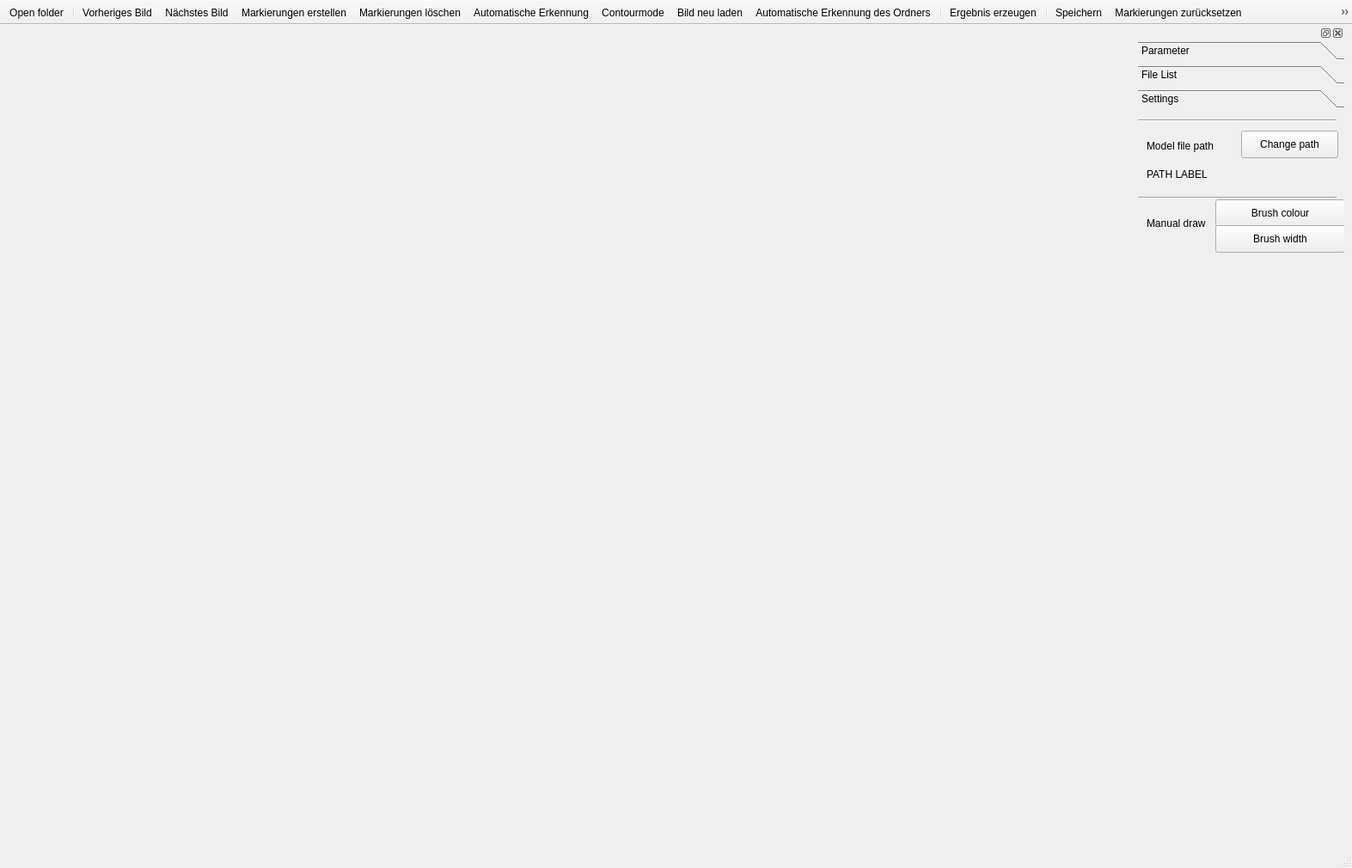
<?xml version="1.0" encoding="UTF-8"?>
<ui version="4.0">
 <class>MainWindow</class>
 <widget class="QMainWindow" name="MainWindow">
  <property name="geometry">
   <rect>
    <x>0</x>
    <y>0</y>
    <width>1573</width>
    <height>1010</height>
   </rect>
  </property>
  <property name="windowTitle">
   <string>ADPKD Support Tool</string>
  </property>
  <property name="windowIcon">
   <iconset>
    <normaloff>icon.png</normaloff>icon.png</iconset>
  </property>
  <property name="autoFillBackground">
   <bool>false</bool>
  </property>
  <property name="toolButtonStyle">
   <enum>Qt::ToolButtonFollowStyle</enum>
  </property>
  <property name="documentMode">
   <bool>false</bool>
  </property>
  <property name="tabShape">
   <enum>QTabWidget::Rounded</enum>
  </property>
  <property name="dockNestingEnabled">
   <bool>false</bool>
  </property>
  <property name="dockOptions">
   <set>QMainWindow::AnimatedDocks</set>
  </property>
  <property name="unifiedTitleAndToolBarOnMac">
   <bool>false</bool>
  </property>
  <widget class="QWidget" name="centralwidget">
   <property name="maximumSize">
    <size>
     <width>1300</width>
     <height>917</height>
    </size>
   </property>
  </widget>
  <widget class="QStatusBar" name="statusbar"/>
  <widget class="QToolBar" name="toolBar">
   <property name="windowTitle">
    <string>toolBar</string>
   </property>
   <property name="movable">
    <bool>false</bool>
   </property>
   <property name="iconSize">
    <size>
     <width>40</width>
     <height>30</height>
    </size>
   </property>
   <attribute name="toolBarArea">
    <enum>TopToolBarArea</enum>
   </attribute>
   <attribute name="toolBarBreak">
    <bool>false</bool>
   </attribute>
   <addaction name="actionOpenDirDialog"/>
   <addaction name="separator"/>
   <addaction name="actionOpenPrevImg"/>
   <addaction name="actionOpenNextImg"/>
   <addaction name="actionCreateMode"/>
   <addaction name="actionDeleteSelectedShape"/>
   <addaction name="actionCellDetection"/>
   <addaction name="actionContourmode"/>
   <addaction name="actionReload_Img"/>
   <addaction name="actionCellDetectionDir"/>
   <addaction name="separator"/>
   <addaction name="actionGenOutput"/>
   <addaction name="separator"/>
   <addaction name="actionSave"/>
   <addaction name="actionResetImg"/>
   <addaction name="actionResetAll"/>
  </widget>
  <widget class="QDockWidget" name="dockWidget_2">
   <property name="sizePolicy">
    <sizepolicy hsizetype="Preferred" vsizetype="Maximum">
     <horstretch>0</horstretch>
     <verstretch>0</verstretch>
    </sizepolicy>
   </property>
   <property name="minimumSize">
    <size>
     <width>240</width>
     <height>38</height>
    </size>
   </property>
   <property name="maximumSize">
    <size>
     <width>240</width>
     <height>1600</height>
    </size>
   </property>
   <property name="allowedAreas">
    <set>Qt::RightDockWidgetArea</set>
   </property>
   <attribute name="dockWidgetArea">
    <number>2</number>
   </attribute>
   <widget class="QWidget" name="dockWidgetContents_3">
    <widget class="QToolBox" name="toolBox">
     <property name="geometry">
      <rect>
       <x>0</x>
       <y>0</y>
       <width>251</width>
       <height>341</height>
      </rect>
     </property>
     <property name="currentIndex">
      <number>2</number>
     </property>
     <widget class="QWidget" name="page1">
      <property name="geometry">
       <rect>
        <x>0</x>
        <y>0</y>
        <width>251</width>
        <height>239</height>
       </rect>
      </property>
      <attribute name="label">
       <string>Parameter</string>
      </attribute>
      <widget class="Line" name="line_4">
       <property name="geometry">
        <rect>
         <x>-3</x>
         <y>0</y>
         <width>231</width>
         <height>20</height>
        </rect>
       </property>
       <property name="orientation">
        <enum>Qt::Horizontal</enum>
       </property>
      </widget>
      <widget class="Line" name="line_5">
       <property name="geometry">
        <rect>
         <x>0</x>
         <y>90</y>
         <width>231</width>
         <height>20</height>
        </rect>
       </property>
       <property name="orientation">
        <enum>Qt::Horizontal</enum>
       </property>
      </widget>
      <widget class="QWidget" name="horizontalLayoutWidget">
       <property name="geometry">
        <rect>
         <x>10</x>
         <y>110</y>
         <width>221</width>
         <height>41</height>
        </rect>
       </property>
       <layout class="QHBoxLayout" name="horizontalLayout">
        <item>
         <widget class="QLabel" name="label_2">
          <property name="text">
           <string>µm scaling</string>
          </property>
         </widget>
        </item>
        <item>
         <widget class="QLineEdit" name="scalingInput">
          <property name="maxLength">
           <number>10</number>
          </property>
          <property name="clearButtonEnabled">
           <bool>true</bool>
          </property>
         </widget>
        </item>
       </layout>
      </widget>
      <widget class="QWidget" name="verticalLayoutWidget">
       <property name="geometry">
        <rect>
         <x>10</x>
         <y>20</y>
         <width>221</width>
         <height>76</height>
        </rect>
       </property>
       <layout class="QVBoxLayout" name="verticalLayout">
        <item>
         <widget class="QLabel" name="label">
          <property name="text">
           <string>Resolution of contour points</string>
          </property>
         </widget>
        </item>
        <item>
         <layout class="QHBoxLayout" name="horizontalLayout_2">
          <item>
           <widget class="QSlider" name="resolution_slider">
            <property name="minimum">
             <number>1</number>
            </property>
            <property name="maximum">
             <number>5</number>
            </property>
            <property name="orientation">
             <enum>Qt::Horizontal</enum>
            </property>
           </widget>
          </item>
          <item>
           <widget class="QLabel" name="slider_value">
            <property name="text">
             <string>1</string>
            </property>
           </widget>
          </item>
         </layout>
        </item>
       </layout>
      </widget>
     </widget>
     <widget class="QWidget" name="page_2">
      <property name="geometry">
       <rect>
        <x>0</x>
        <y>0</y>
        <width>251</width>
        <height>239</height>
       </rect>
      </property>
      <attribute name="label">
       <string>File List</string>
      </attribute>
      <widget class="QListWidget" name="listWidget">
       <property name="geometry">
        <rect>
         <x>0</x>
         <y>20</y>
         <width>231</width>
         <height>221</height>
        </rect>
       </property>
       <property name="movement">
        <enum>QListView::Free</enum>
       </property>
       <property name="isWrapping" stdset="0">
        <bool>false</bool>
       </property>
      </widget>
      <widget class="Line" name="line_3">
       <property name="geometry">
        <rect>
         <x>-3</x>
         <y>0</y>
         <width>231</width>
         <height>20</height>
        </rect>
       </property>
       <property name="orientation">
        <enum>Qt::Horizontal</enum>
       </property>
      </widget>
     </widget>
     <widget class="QWidget" name="page_3">
      <property name="geometry">
       <rect>
        <x>0</x>
        <y>0</y>
        <width>251</width>
        <height>239</height>
       </rect>
      </property>
      <attribute name="label">
       <string>Settings</string>
      </attribute>
      <widget class="QLabel" name="label_3">
       <property name="geometry">
        <rect>
         <x>10</x>
         <y>30</y>
         <width>101</width>
         <height>16</height>
        </rect>
       </property>
       <property name="text">
        <string>Model file path</string>
       </property>
      </widget>
      <widget class="QLabel" name="nn_path_label">
       <property name="geometry">
        <rect>
         <x>10</x>
         <y>50</y>
         <width>241</width>
         <height>41</height>
        </rect>
       </property>
       <property name="text">
        <string>PATH LABEL</string>
       </property>
       <property name="wordWrap">
        <bool>true</bool>
       </property>
      </widget>
      <widget class="QPushButton" name="actionNN_Verzeichnis_2">
       <property name="geometry">
        <rect>
         <x>120</x>
         <y>20</y>
         <width>113</width>
         <height>32</height>
        </rect>
       </property>
       <property name="text">
        <string>Change path</string>
       </property>
      </widget>
      <widget class="QPushButton" name="actionChangePenColor">
       <property name="geometry">
        <rect>
         <x>90</x>
         <y>100</y>
         <width>151</width>
         <height>32</height>
        </rect>
       </property>
       <property name="text">
        <string>Brush colour</string>
       </property>
      </widget>
      <widget class="QPushButton" name="actionChangePenWidth">
       <property name="geometry">
        <rect>
         <x>90</x>
         <y>130</y>
         <width>151</width>
         <height>32</height>
        </rect>
       </property>
       <property name="text">
        <string>Brush width</string>
       </property>
      </widget>
      <widget class="QLabel" name="label_4">
       <property name="geometry">
        <rect>
         <x>10</x>
         <y>120</y>
         <width>81</width>
         <height>16</height>
        </rect>
       </property>
       <property name="text">
        <string>Manual draw</string>
       </property>
      </widget>
      <widget class="Line" name="line">
       <property name="geometry">
        <rect>
         <x>0</x>
         <y>0</y>
         <width>231</width>
         <height>16</height>
        </rect>
       </property>
       <property name="orientation">
        <enum>Qt::Horizontal</enum>
       </property>
      </widget>
      <widget class="Line" name="line_2">
       <property name="geometry">
        <rect>
         <x>0</x>
         <y>90</y>
         <width>231</width>
         <height>16</height>
        </rect>
       </property>
       <property name="orientation">
        <enum>Qt::Horizontal</enum>
       </property>
      </widget>
     </widget>
    </widget>
   </widget>
  </widget>
  <widget class="QMenuBar" name="menubar">
   <property name="geometry">
    <rect>
     <x>0</x>
     <y>0</y>
     <width>1573</width>
     <height>22</height>
    </rect>
   </property>
  </widget>
  <action name="actionOpenDirDialog">
   <property name="icon">
    <iconset>
     <normaloff>icons/folder-open.svg</normaloff>icons/folder-open.svg</iconset>
   </property>
   <property name="text">
    <string>Open folder</string>
   </property>
   <property name="toolTip">
    <string>Open folder</string>
   </property>
   <property name="shortcut">
    <string>Ctrl+O</string>
   </property>
  </action>
  <action name="actionOpenNextImg">
   <property name="icon">
    <iconset>
     <normaloff>icons/arrow-forward-circle-outline.svg</normaloff>icons/arrow-forward-circle-outline.svg</iconset>
   </property>
   <property name="text">
    <string>Nächstes Bild</string>
   </property>
   <property name="toolTip">
    <string>Next Image</string>
   </property>
   <property name="shortcut">
    <string>D</string>
   </property>
  </action>
  <action name="actionOpenPrevImg">
   <property name="icon">
    <iconset>
     <normaloff>icons/arrow-back-circle-outline.svg</normaloff>icons/arrow-back-circle-outline.svg</iconset>
   </property>
   <property name="text">
    <string>Vorheriges Bild</string>
   </property>
   <property name="iconText">
    <string>Vorheriges Bild</string>
   </property>
   <property name="toolTip">
    <string>Previous Image</string>
   </property>
   <property name="shortcut">
    <string>A</string>
   </property>
  </action>
  <action name="actionCreateMode">
   <property name="icon">
    <iconset>
     <normaloff>icons/crop-sharp.svg</normaloff>icons/crop-sharp.svg</iconset>
   </property>
   <property name="text">
    <string>Markierungen erstellen</string>
   </property>
   <property name="toolTip">
    <string>Create BoundingBox</string>
   </property>
   <property name="shortcut">
    <string>W</string>
   </property>
  </action>
  <action name="actionCellDetectionDir">
   <property name="icon">
    <iconset>
     <normaloff>icons/images.svg</normaloff>icons/images.svg</iconset>
   </property>
   <property name="text">
    <string>Automatische Erkennung des Ordners</string>
   </property>
   <property name="toolTip">
    <string>Automatic Detection of folder</string>
   </property>
  </action>
  <action name="actionCellDetection">
   <property name="icon">
    <iconset>
     <normaloff>icons/image.svg</normaloff>icons/image.svg</iconset>
   </property>
   <property name="text">
    <string>Automatische Erkennung</string>
   </property>
   <property name="toolTip">
    <string>Automatic detection of a single image</string>
   </property>
  </action>
  <action name="actionSave">
   <property name="icon">
    <iconset>
     <normaloff>icons/save-sharp.svg</normaloff>icons/save-sharp.svg</iconset>
   </property>
   <property name="text">
    <string>Speichern</string>
   </property>
   <property name="toolTip">
    <string>Save</string>
   </property>
   <property name="shortcut">
    <string>Ctrl+S</string>
   </property>
  </action>
  <action name="actionReload_Img">
   <property name="icon">
    <iconset>
     <normaloff>icons/reload-outline.svg</normaloff>icons/reload-outline.svg</iconset>
   </property>
   <property name="text">
    <string>Bild neu laden</string>
   </property>
   <property name="toolTip">
    <string>Reload current image</string>
   </property>
   <property name="shortcut">
    <string>Ctrl+R</string>
   </property>
  </action>
  <action name="actionSetEditMode">
   <property name="icon">
    <iconset>
     <normaloff>icons/edit.png</normaloff>icons/edit.png</iconset>
   </property>
   <property name="text">
    <string>Markierungen bearbeiten</string>
   </property>
   <property name="toolTip">
    <string>Edit BoundingBox </string>
   </property>
   <property name="shortcut">
    <string>Ctrl+J</string>
   </property>
  </action>
  <action name="actionDeleteSelectedShape">
   <property name="icon">
    <iconset>
     <normaloff>icons/cut.svg</normaloff>icons/cut.svg</iconset>
   </property>
   <property name="text">
    <string>Markierungen löschen</string>
   </property>
   <property name="toolTip">
    <string>Delete BoundingBox</string>
   </property>
   <property name="shortcut">
    <string>Del</string>
   </property>
  </action>
  <action name="actionGenOutput">
   <property name="icon">
    <iconset>
     <normaloff>icons/bar-chart-sharp.svg</normaloff>icons/bar-chart-sharp.svg</iconset>
   </property>
   <property name="text">
    <string>Ergebnis erzeugen</string>
   </property>
   <property name="toolTip">
    <string>Generate result</string>
   </property>
  </action>
  <action name="actionResetImg">
   <property name="icon">
    <iconset>
     <normaloff>icons/trash-bin.svg</normaloff>icons/trash-bin.svg</iconset>
   </property>
   <property name="text">
    <string>Markierungen zurücksetzen</string>
   </property>
   <property name="toolTip">
    <string>Reset annotations</string>
   </property>
   <property name="shortcut">
    <string>Ctrl+Shift+R</string>
   </property>
  </action>
  <action name="actionResetAll">
   <property name="icon">
    <iconset>
     <normaloff>icons/resetall.png</normaloff>icons/resetall.png</iconset>
   </property>
   <property name="text">
    <string>Zurücksetzen aller Einstellungen &amp; Neu starten</string>
   </property>
   <property name="toolTip">
    <string>Reset settings &amp; restart</string>
   </property>
  </action>
  <action name="actionZoomIn">
   <property name="icon">
    <iconset>
     <normaloff>icons/zoom-in.png</normaloff>icons/zoom-in.png</iconset>
   </property>
   <property name="text">
    <string>Zoom In</string>
   </property>
   <property name="toolTip">
    <string>Zoom In</string>
   </property>
   <property name="shortcut">
    <string>Ctrl++</string>
   </property>
  </action>
  <action name="actionZoomOut">
   <property name="icon">
    <iconset>
     <normaloff>icons/zoom-out.png</normaloff>icons/zoom-out.png</iconset>
   </property>
   <property name="text">
    <string>Zoom out</string>
   </property>
   <property name="toolTip">
    <string>Zoom out</string>
   </property>
   <property name="shortcut">
    <string>Ctrl+-</string>
   </property>
  </action>
  <action name="actionOriginalSize">
   <property name="icon">
    <iconset>
     <normaloff>icons/undo.png</normaloff>icons/undo.png</iconset>
   </property>
   <property name="text">
    <string>Original Size</string>
   </property>
   <property name="toolTip">
    <string>Original Size</string>
   </property>
   <property name="shortcut">
    <string>Ctrl+Shift+0</string>
   </property>
  </action>
  <action name="actionFitWidth">
   <property name="icon">
    <iconset>
     <normaloff>icons/fit-width.png</normaloff>icons/fit-width.png</iconset>
   </property>
   <property name="text">
    <string>Fit Width</string>
   </property>
   <property name="toolTip">
    <string>Fit Width</string>
   </property>
   <property name="shortcut">
    <string>Ctrl+Shift+F</string>
   </property>
  </action>
  <action name="actionFitWindow">
   <property name="text">
    <string>Fit Window</string>
   </property>
   <property name="toolTip">
    <string>Zoom follows window size</string>
   </property>
   <property name="shortcut">
    <string>Ctrl+Shift+F</string>
   </property>
  </action>
  <action name="actionOpenWeightsMask">
   <property name="icon">
    <iconset>
     <normaloff>icons/file.png</normaloff>icons/file.png</iconset>
   </property>
   <property name="text">
    <string>openWeightsMask</string>
   </property>
   <property name="iconText">
    <string>openWeightsMask</string>
   </property>
   <property name="toolTip">
    <string>Choose weights for Mask Detector</string>
   </property>
   <property name="iconVisibleInMenu">
    <bool>false</bool>
   </property>
  </action>
  <action name="actionOpenWeightsUnet">
   <property name="icon">
    <iconset>
     <normaloff>icons/file.png</normaloff>icons/file.png</iconset>
   </property>
   <property name="text">
    <string>OpenWeightsUnet</string>
   </property>
   <property name="toolTip">
    <string>Choose weights for Segmentation Detector (U-Net)</string>
   </property>
  </action>
  <action name="actionContourmode">
   <property name="checkable">
    <bool>true</bool>
   </property>
   <property name="icon">
    <iconset>
     <normaloff>icons/scan.svg</normaloff>icons/scan.svg</iconset>
   </property>
   <property name="text">
    <string>Contourmode</string>
   </property>
   <property name="toolTip">
    <string>Contourmode</string>
   </property>
   <property name="shortcut">
    <string>Ctrl+Shift+C</string>
   </property>
  </action>
 </widget>
 <resources/>
 <connections>
  <connection>
   <sender>resolution_slider</sender>
   <signal>valueChanged(int)</signal>
   <receiver>slider_value</receiver>
   <slot>setNum(int)</slot>
   <hints>
    <hint type="sourcelabel">
     <x>1394</x>
     <y>162</y>
    </hint>
    <hint type="destinationlabel">
     <x>1500</x>
     <y>159</y>
    </hint>
   </hints>
  </connection>
 </connections>
</ui>
